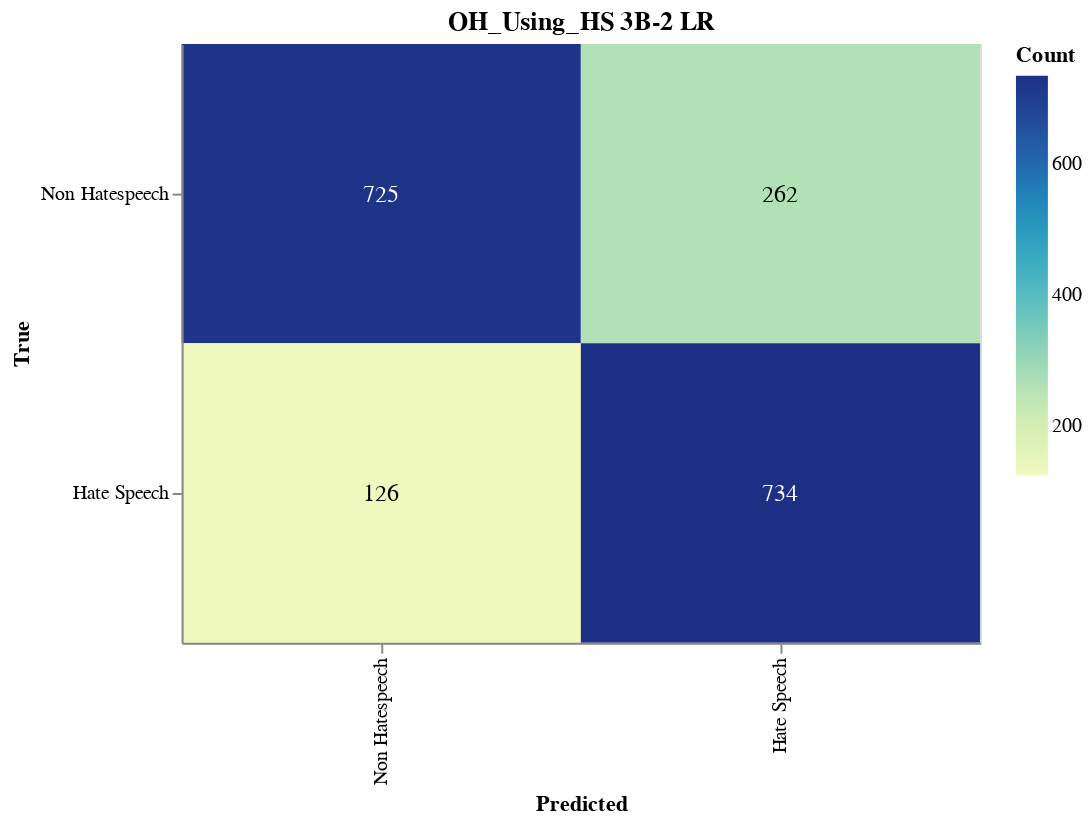

This figure's notebook cell:
### Markdown cell above
#### Save Confusion Matrix

### Code cell
import altair as alt
import altair_saver
import pandas as pd
from sklearn.metrics import confusion_matrix

# Calculate the confusion matrix
cm = confusion_matrix(true_labels, adjusted_predictions)

# Define class names
class_names = ['Non Hatespeech', 'Hate Speech']

# Convert confusion matrix to DataFrame
cm_df = pd.DataFrame(cm, index=class_names, columns=class_names).reset_index().melt(id_vars='index')
cm_df.columns = ['True', 'Predicted', 'Count']

# Ensure the order of categories
cm_df['True'] = pd.Categorical(cm_df['True'], categories=class_names, ordered=True)
cm_df['Predicted'] = pd.Categorical(cm_df['Predicted'], categories=class_names, ordered=True)

# Create the Altair plot
heatmap = alt.Chart(cm_df).mark_rect().encode(
    x=alt.X('Predicted:O', sort=class_names),
    y=alt.Y('True:O', sort=class_names),
    color='Count:Q',
    tooltip=['True', 'Predicted', 'Count']
).properties(
    width=400,
    height=300,
    title='OH_Using_HS 3B-2 LR'
)

# Add text labels
text = heatmap.mark_text(
    align='center',
    baseline='middle',
    fontSize=12
).encode(
    text='Count:Q',
    color=alt.condition(
        alt.datum.Count > cm.max() / 2,
        alt.value('white'),
        alt.value('black')
    )
)

# Combine heatmap and text
final_chart = heatmap + text

# Display the plot
final_chart.show()

### Figure 1 — Vega-Lite specification as saved in the notebook (floating-point values rounded to 4 significant figures)
{"config": {"view": {"continuousWidth": 300, "continuousHeight": 300}}, "layer": [{"mark": {"type": "rect"}, "encoding": {"color": {"field": "Count", "type": "quantitative"}, "tooltip": [{"field": "True", "type": "ordinal"}, {"field": "Predicted", "type": "ordinal"}, {"field": "Count", "type": "quantitative"}], "x": {"field": "Predicted", "sort": ["Non Hatespeech", "Hate Speech"], "type": "ordinal"}, "y": {"field": "True", "sort": ["Non Hatespeech", "Hate Speech"], "type": "ordinal"}}, "title": "OH_Using_HS 3B-2 LR"}, {"mark": {"type": "text", "align": "center", "baseline": "middle", "fontSize": 12}, "encoding": {"color": {"condition": {"test": "(datum.Count > 367.0)", "value": "white"}, "value": "black"}, "text": {"field": "Count", "type": "quantitative"}, "tooltip": [{"field": "True", "type": "ordinal"}, {"field": "Predicted", "type": "ordinal"}, {"field": "Count", "type": "quantitative"}], "x": {"field": "Predicted", "sort": ["Non Hatespeech", "Hate Speech"], "type": "ordinal"}, "y": {"field": "True", "sort": ["Non Hatespeech", "Hate Speech"], "type": "ordinal"}}, "title": "OH_Using_HS 3B-2 LR"}], "data": {"name": "data-a1c67a8d64e43ea97e0d06d2135ff509"}, "height": 300, "width": 400, "$schema": "https://vega.github.io/schema/vega-lite/v5.17.0.json", "datasets": {"data-a1c67a8d64e43ea97e0d06d2135ff509": [{"True": "Non Hatespeech", "Predicted": "Non Hatespeech", "Count": 725}, {"True": "Hate Speech", "Predicted": "Non Hatespeech", "Count": 126}, {"True": "Non Hatespeech", "Predicted": "Hate Speech", "Count": 262}, {"True": "Hate Speech", "Predicted": "Hate Speech", "Count": 734}]}}
